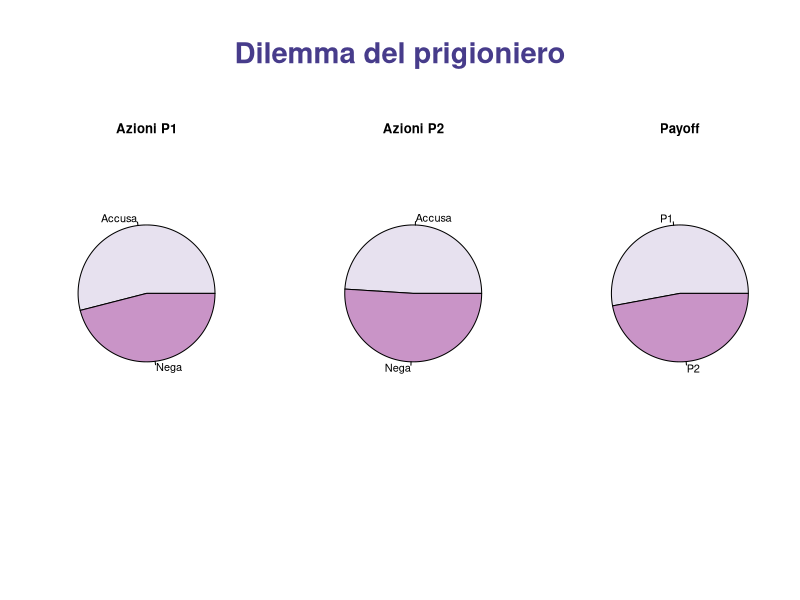

Recreate this plot in R.
# Numero di turni di gioco
num_turni <- 100

# Matrice dei payoff: [Azione del Prigioniero 1, Azione del Prigioniero 2]
# Righe: [Accusa, Nega]
# Colonne: [Accusa, Nega]
payoff_matrix <- matrix(c(5, 0, 10, 2), nrow = 2, dimnames = list(c("Accusa", "Nega"), c("Accusa", "Nega")))

# Inizializza le variabili
prigioniero1_payoff_totale <- 0
prigioniero2_payoff_totale <- 0

# Variabili per il conteggio delle azioni
accusa_count1 <- 0
nega_count1 <- 0
accusa_count2 <- 0
nega_count2 <- 0

# Simulazione dei turni di gioco
for (turno in 1:num_turni)
{
  # Genera azioni casuali per i progionieri
  prigioniero1_azione <- sample(c("Accusa", "Nega"), size = 1, replace = TRUE)
  prigioniero2_azione <- sample(c("Accusa", "Nega"), size = 1, replace = TRUE)
  
  # Ottieni i payoff corrispondenti dalla matrice dei payoff
  prigioniero1_payoff <- payoff_matrix[prigioniero1_azione, prigioniero2_azione]
  prigioniero2_payoff <- payoff_matrix[prigioniero2_azione, prigioniero1_azione]
  
  # Aggiorna i payoff totali
  prigioniero1_payoff_totale <- prigioniero1_payoff_totale + prigioniero1_payoff
  prigioniero2_payoff_totale <- prigioniero2_payoff_totale + prigioniero2_payoff
  
  # Conta le azioni del prigioniero 1
  accusa_count1 <- accusa_count1 + (prigioniero1_azione == "Accusa")
  nega_count1 <- nega_count1 + (prigioniero1_azione == "Nega")
  
  # Conta le azioni del prigioniero 2
  accusa_count2 <- accusa_count2 + (prigioniero2_azione == "Accusa")
  nega_count2 <- nega_count2 + (prigioniero2_azione == "Nega")
}

# Calcola le proporzioni delle azioni
accusa_prop1 <- accusa_count1 / num_turni
nega_prop1 <- nega_count1 / num_turni
accusa_prop2 <- accusa_count2 / num_turni
nega_prop2 <- nega_count2 / num_turni

# Calcola le proporzioni dei payoff
prigioniero1_payoff_prop <- prigioniero1_payoff_totale / (prigioniero1_payoff_totale + prigioniero2_payoff_totale)
prigioniero2_payoff_prop <- prigioniero2_payoff_totale / (prigioniero1_payoff_totale + prigioniero2_payoff_totale)

# Categorie per il diagramma a torta delle azioni
cat1 <- c("Accusa", "Nega")

# Categorie per il diagramma a torta dei payoff
cat2 <- c("P1", "P2")

# Dati per il grafico a torta delle azioni
azioni_prop1 <- c(accusa_prop1, nega_prop1)
azioni_prop2 <- c(accusa_prop2, nega_prop2)

# Dati per il grafico a torta dei payoff
payoff_prop <- c(prigioniero1_payoff_prop, prigioniero2_payoff_prop)

# Scelta della palette di colori
library(RColorBrewer)
pal <- brewer.pal(3, "PuRd")

# Visualizza tre diagrammi a torta
par(mfrow = c(1, 3))

# Plot del diagramma a torta delle azioni
pie(azioni_prop1, labels = cat1, col = pal)
title("Azioni P1", line = -6)

# Plot del diagramma a torta delle azioni
pie(azioni_prop2, labels = cat1, col = pal)
title("Azioni P2", line = -6)

# Plot del diagramma a torta dei payoff
pie(payoff_prop, labels = cat2, col = pal)
title("Payoff", line = -6)

# Titolo
mtext("Dilemma del prigioniero", side = 3, line = -5, font = 2, cex = 1.75, outer = TRUE, col = 'slateblue4')
